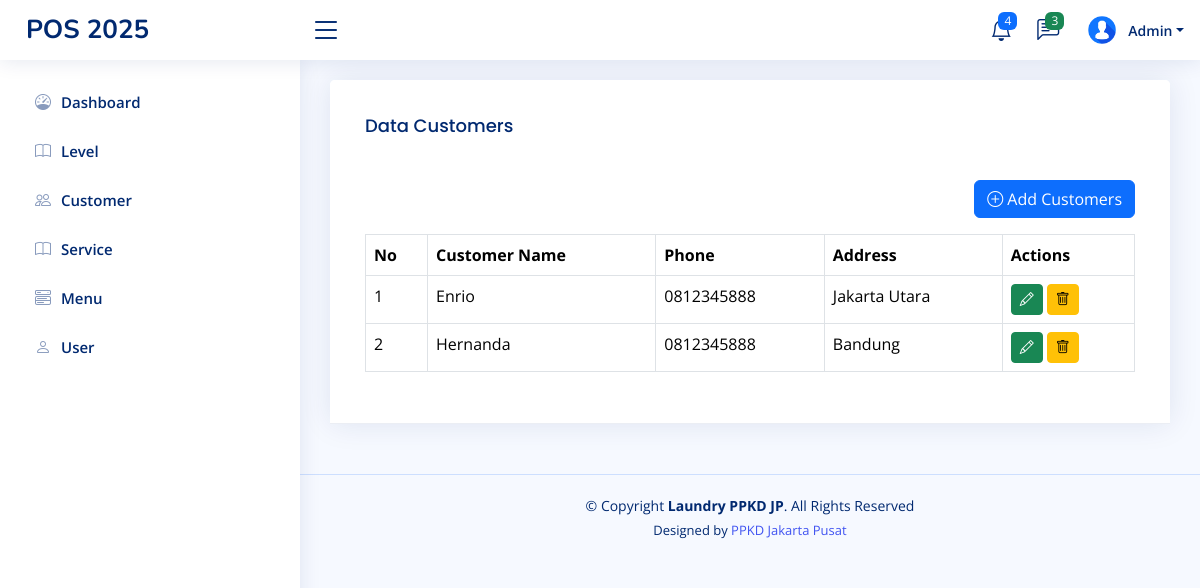
Page /home.php?page=customer (signed in) on the committed database.
### tables this page shows
CREATE TABLE `level_menus` (
  `id` int(11) NOT NULL,
  `level_id` int(11) NOT NULL,
  `menu_id` int(11) NOT NULL,
  `created_at` timestamp NOT NULL DEFAULT current_timestamp(),
  `updated_at` timestamp NULL DEFAULT NULL ON UPDATE current_timestamp()
);

CREATE TABLE `menus` (
  `id` int(11) NOT NULL,
  `name` varchar(30) NOT NULL,
  `icon` varchar(30) NOT NULL,
  `link` varchar(30) NOT NULL,
  `order` int(11) NOT NULL,
  `created_at` timestamp NOT NULL DEFAULT current_timestamp(),
  `updated_at` timestamp NULL DEFAULT NULL ON UPDATE current_timestamp()
);

CREATE TABLE `customers` (
  `id` int(11) NOT NULL,
  `name` varchar(100) NOT NULL,
  `phone` varchar(15) NOT NULL,
  `address` text NOT NULL,
  `created_at` timestamp NOT NULL DEFAULT current_timestamp(),
  `updated_at` timestamp NULL DEFAULT NULL ON UPDATE current_timestamp()
);

### pages/customer.php (the view, shortened to what this page needs)
<?php
$q_customers = mysqli_query($config, "SELECT  * FROM customers");
$customers = mysqli_fetch_all($q_customers, MYSQLI_ASSOC);
?>
<!DOCTYPE html>
<html lang="en">
<head>
</head>
<body>
    <div class="row">
        <div class="col-sm-12">
            <div class="card">
                <div class="card-header">
                    <div class="card-body">
                        <h3 class="card-title">Data Customers</h3>
                    </div>
                    <div class="card-body">
                        <div class="d-flex mb-3 justify-content-end">
                            <a href="?page=tambah-customer" class="btn btn-primary">
                                <i class="bi bi-plus-circle"></i> Add Customers
                            </a>
                        </div>
                        <table class="table table-bordered">
                            <tr>
                                <th>No</th>
                                <th>Customer Name</th>
                                <th>Phone</th>
                                <th>Address</th>
                                <th>Actions</th>
                            </tr>
                            <?php
                            foreach ($customers as $key => $customer) {
                            ?>
                            <tr>
                                <td><?php echo $key + 1 ?></td>
                                <td><?php echo $customer['name'] ?></td>
                                <td><?php echo $customer['phone'] ?></td>
                                <td><?php echo $customer['address'] ?></td>
                                <td>
                                    <a class="btn btn-success btn-sm"
                                        href="?page=tambah-customer&edit=<?= $customer['id'] ?>">
                                        <i class="bi bi-pencil"></i>
                                    </a>
                                    <form class="d-inline" action="?page=customer&delete=<?= $customer['id'] ?>"
                                        method="post" onclick="return confirm('Are you sure you want to delete?')">
                                        <button type="submit" class="btn btn-warning btn-sm">
                                            <i class="bi bi-trash"></i>
                                        </button>
                                    </form>
                                </td>
                            </tr>
                            <?php
                            }
                            ?>
                        </table>
                    </div>
                </div>
            </div>
        </div>
    </div>
</body>
</html>

### inc/sidebar.php
<?php
$level_id = $_SESSION['LEVEL_ID'] ?? '';
$querylevelMenu = mysqli_query($config, "SELECT * FROM menus JOIN level_menus ON menus.id = level_menus.menu_id WHERE level_id = '$level_id' ORDER BY menus.id DESC");
$rowLevelMenus = mysqli_fetch_all($querylevelMenu, MYSQLI_ASSOC);
?>
<aside id="sidebar" class="sidebar">
    <ul class="sidebar-nav" id="sidebar-nav">
        <?php foreach ($rowLevelMenus as $rowLevelMenu): ?>
            <li class="nav-item">
                <a class="nav-link collapsed" href="?page=<?= $rowLevelMenu['link'] ?>">
                    <i class="<?= $rowLevelMenu['icon'] ?>"></i>
                    <span><?= $rowLevelMenu['name'] ?></span>
                </a>
            </li>
        <?php endforeach ?>
</aside>

### assets/css/style.css (style rules this page uses)
:root { scroll-behavior: smooth; }
body { font-family: "Open Sans", sans-serif; background: #f6f9ff; color: #444444; }
a { color: #4154f1; text-decoration: none; }
h1, h2, h3, h4, h5, h6 { font-family: "Nunito", sans-serif; }
.card { margin-bottom: 30px; border: none; border-radius: 5px; box-shadow: 0px 0 30px rgba(1, 41, 112, 0.1); }
.card-header, .card-footer { border-color: #ebeef4; background-color: #fff; color: #798eb3; padding: 15px; }
.card-title { padding: 20px 0 15px 0; font-size: 18px; font-weight: 500; color: #012970; font-family: "Poppins", sans-serif; }
.card-body { padding: 0 20px 20px 20px; }
.sidebar { position: fixed; top: 60px; left: 0; bottom: 0; width: 300px; z-index: 996; transition: all 0.3s; padding: 20px; overflow-y: auto; scrollbar-width: thin; scrollbar-color: #aab7cf transparent; box-shadow: 0px 0px 20px rgba(1, 41, 112, 0.1); background-color: #fff; }
.sidebar-nav { padding: 0; margin: 0; list-style: none; }
.sidebar-nav li { padding: 0; margin: 0; list-style: none; }
.sidebar-nav .nav-item { margin-bottom: 5px; }
.sidebar-nav .nav-link { display: flex; align-items: center; font-size: 15px; font-weight: 600; color: #4154f1; transition: 0.3; background: #f6f9ff; padding: 10px 15px; border-radius: 4px; }
.sidebar-nav .nav-link i { font-size: 16px; margin-right: 10px; color: #4154f1; }
.sidebar-nav .nav-link.collapsed { color: #012970; background: #fff; }
.sidebar-nav .nav-link.collapsed i { color: #899bbd; }

### rows in the picture
level_menus: menu.name "Dashboard"
level_menus: menu.name "Level"
level_menus: menu.name "Customer"
level_menus: menu.name "Service"
level_menus: menu.name "Menu"
level_menus: menu.name "User"
customers: name "Enrio", phone "0812345888", address "Jakarta Utara"
customers: name "Hernanda", phone "0812345888", address "Bandung"

### other values in the picture
$_SESSION['NAME'] "Admin"
